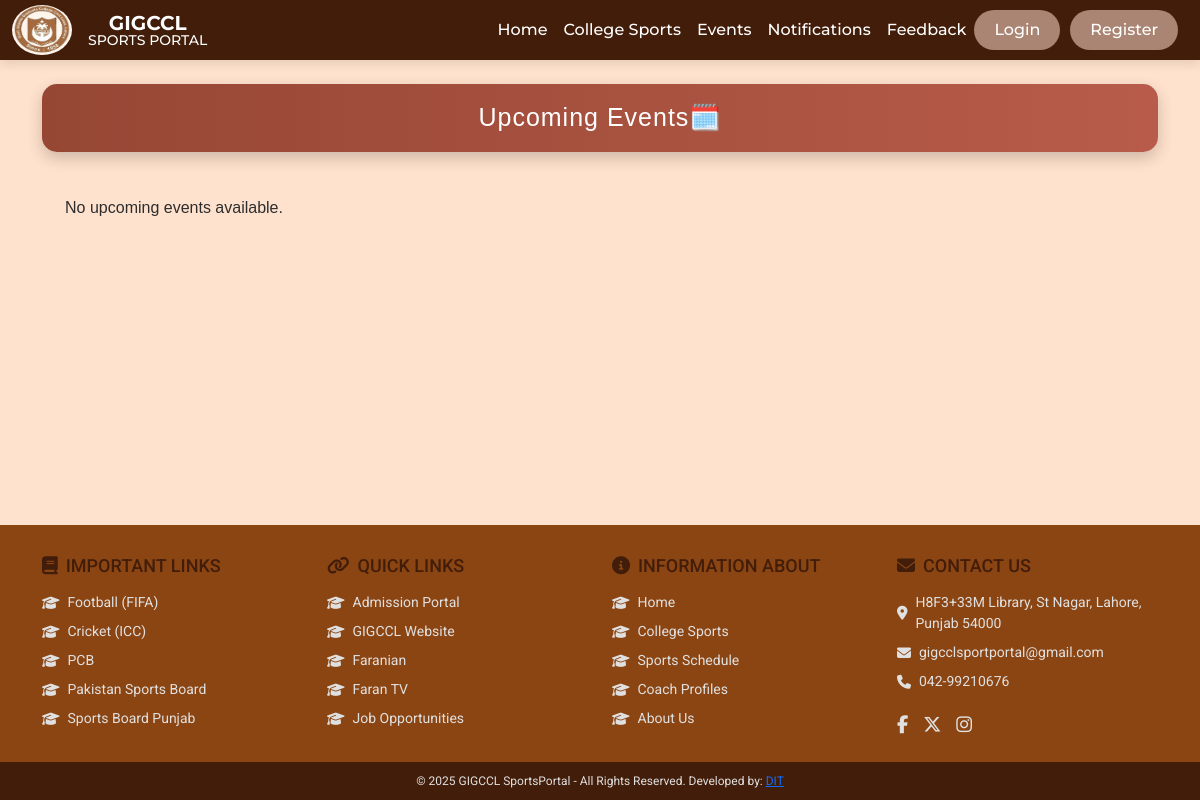
/sports_base/events/?page=2, run on an earlier commit of the app's database.
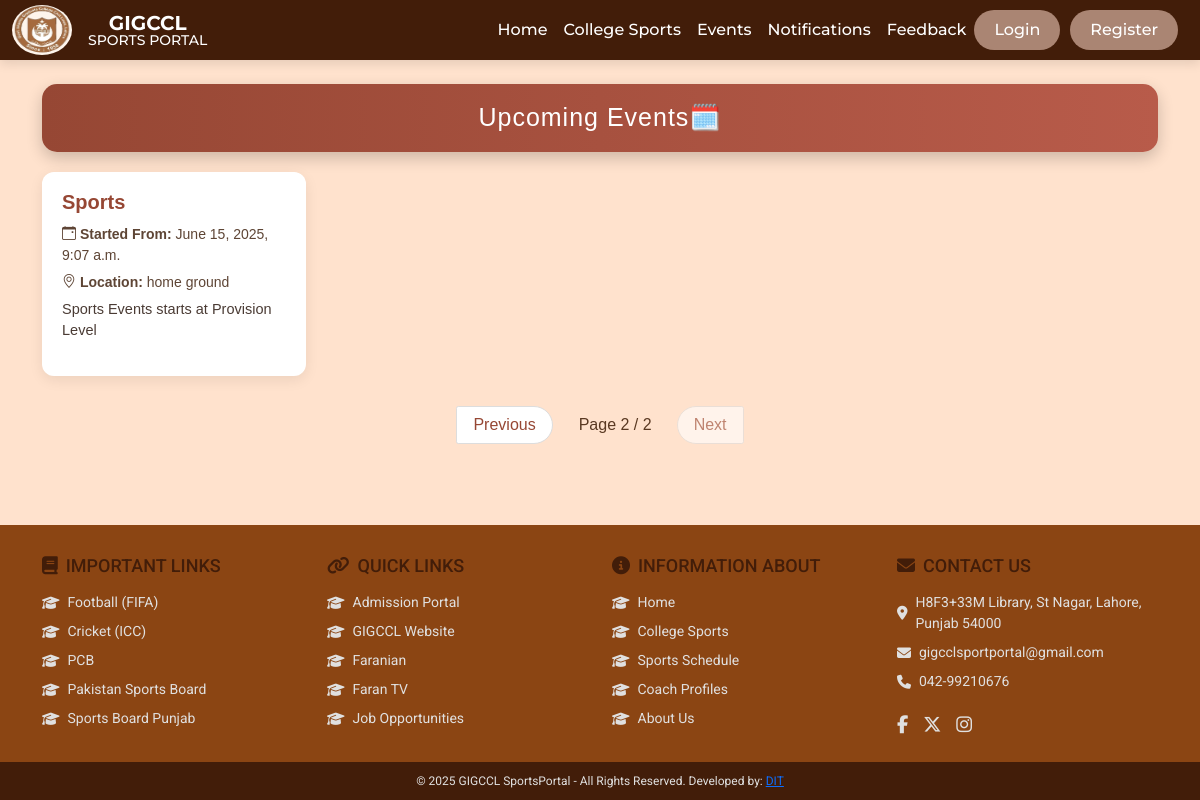
And on a later commit of the database.
### sports_base/models.py (models this page shows, shortened)
class Event(models.Model):
    title = models.CharField(max_length=200)
    date = models.DateTimeField(default=timezone.now)
    location = models.CharField(max_length=255)
    description = models.TextField()

### sports_base/views.py (the view)
# urls.py: path("events/", baseviews.events, name="events"),
def events(request):
    event_list = Event.objects.all().order_by('-date')
    paginator = Paginator(event_list, 12)
    page_number = request.GET.get('page')
    page_obj = paginator.get_page(page_number)
    return render(request, 'sports_base/events.html', {'page_obj': page_obj})

### sports_base/templates/sports_base/events.html (shortened to what this page needs)
{% extends 'base.html' %}
{% load static %}
{% block content %}
<link href="https://cdn.jsdelivr.net/npm/aos@2.3.4/dist/aos.css" rel="stylesheet" />
<div class="container py-4">
  <div class="page-header">Upcoming Events🗓️</div>
  <div class="events-list">
    {% for event in page_obj %}
    <div class="event-card" data-aos="fade-up" data-aos-duration="900">
      <h3 class="event-title">{{ event.title }}</h3>
      <p class="event-meta"><i class="bi bi-calendar-event"></i> <strong>Started From:</strong> {{ event.date }}</p>
      <p class="event-meta"><i class="bi bi-geo-alt"></i> <strong>Location:</strong> {{ event.location }}</p>
      <p class="event-description">{{ event.description }}</p>
    </div>
    {% empty %}
    <p class="text-center mt-4">No upcoming events available.</p>
    {% endfor %}
  </div>
  {% if page_obj.has_other_pages %}
  <div class="pagination-container">
    <nav aria-label="Events Page Navigation">
      <ul class="pagination">
        <li class="page-item {% if not page_obj.has_previous %}disabled{% endif %}">
          <a class="page-link" href="{% if page_obj.has_previous %}?page={{ page_obj.previous_page_number }}{% else %}#{% endif %}">Previous</a>
        </li>
        <li class="page-indicator">
          Page {{ page_obj.number }} / {{ page_obj.paginator.num_pages }}
        </li>
        <li class="page-item {% if not page_obj.has_next %}disabled{% endif %}">
          <a class="page-link" href="{% if page_obj.has_next %}?page={{ page_obj.next_page_number }}{% else %}#{% endif %}">Next</a>
        </li>
      </ul>
    </nav>
  </div>
  {% endif %}
</div>
{% endblock content %}

### static_pages/templates/base.html (shortened to what this page needs)
{% load static %}
<!DOCTYPE html>
<html lang="en">
<head>
    {% load pwa %}
    <link href="https://cdn.jsdelivr.net/npm/bootstrap@5.3.0/dist/css/bootstrap.min.css" rel="stylesheet">
    <link rel="stylesheet" href="https://cdn.jsdelivr.net/npm/bootstrap-icons@1.11.3/font/bootstrap-icons.min.css">
    <link rel="stylesheet" href="https://cdnjs.cloudflare.com/ajax/libs/font-awesome/6.5.0/css/all.min.css">
</head>
<body>
    <header>
        <nav class="navbar navbar-expand-lg">
            <div class="container-fluid">
                {% if user.is_authenticated %}
                    {% if user.is_player %}
                        <a class="navbar-brand" href="{% url 'Sports_Users:player_dashboard' %}">
                            <img src="{% static 'media/GICCL logo.png' %}" alt="Logo" id="Logo">
                        </a>
                    {% elif user.is_coach %}
                        <a class="navbar-brand" href="{% url 'Sports_Users:player_dashboard' %}">
                            <img src="{% static 'media/GICCL logo.png' %}" alt="Logo" id="Logo">
                        </a>
                    {% else %}
                        <a class="navbar-brand" href="{% url 'static_pages:home' %}">
                            <img src="{% static 'media/GICCL logo.png' %}" alt="Logo" id="Logo">
                        </a>
                    {% endif %}
                {% else %}
                    <a class="navbar-brand" href="{% url 'static_pages:home' %}">
                        <img src="{% static 'media/GICCL logo.png' %}" alt="Logo" id="Logo">
                    </a>
                {% endif %}
                <div class="title-container">
                    <div class="title-wrapper">
                        <span class="title">GIGCCL</span>
                        <span class="subtitle">SPORTS PORTAL</span>
                    </div>
                </div>
                <div class="collapse navbar-collapse justify-content-end" id="navbarNav">
                    <ul class="navbar-nav">
                        <li class="nav-item"><a class="nav-link" href="{% url 'static_pages:home' %}">Home</a></li>
                        <li class="nav-item"><a class="nav-link" href="{% url 'sports_base:sports' %}">College Sports</a></li>
                        <li class="nav-item"><a class="nav-link" href="{% url 'sports_base:events' %}">Events</a></li>
                        <li class="nav-item"><a class="nav-link" href="{% url 'sports_base:notification_list' %}">Notifications</a></li>
                        <li class="nav-item"><a class="nav-link" href="{% url 'sports_base:feedback' %}">Feedback</a></li>
                        <li class="nav-item">
                            {% if user.is_authenticated %}
                                <div class="dropdown">
                                    <div class="profile-container" data-bs-toggle="dropdown" aria-expanded="false">
                                        <span>{{ user.username }}</span>
                                        {% if user.profile_picture %}
                                            <img src="{{ user.profile_picture.url }}" alt="Profile" class="profile-pic">
                                        {% else %}
                                            <i class="fas fa-user-circle profile-icon"></i>
                                        {% endif %}
                                    </div>
                                    <ul class="dropdown-menu dropdown-menu-end">
                                        <li><a class="dropdown-item" href="{% url 'Sports_Users:profile_view' %}"><i class="fas fa-user"></i> My Profile</a></li>
                                        <li><a class="dropdown-item" href="{% url 'Sports_Users:change_password' %}"><i class="fas fa-key"></i> Change Password</a></li>
                                        <li><a class="dropdown-item" href="{% url 'Sports_Users:player_logout' %}"><i class="fas fa-sign-out-alt"></i> Logout</a></li>
                                    </ul>
                                </div>
                            {% else %}
                                <button class="btn login-btn" onclick="window.location.href='{% url 'Sports_Users:player_login' %}'">Login</button>
                            {% endif %}
                        </li>
                        <li class="nav-item">
                            {% if not user.is_authenticated %}
                                <button class="btn login-btn" onclick="window.location.href='{% url 'Sports_Users:player_register' %}'">Register</button>
                            {% endif %}
                        </li>
                    </ul>
                </div>
            </div>
        </nav>
    </header>
    <main class="container-fluid mt-0 p-0">
        {% block content %}
        {% endblock %}
    </main>
    <footer>
        <div class="container">
            <div class="row">
                <div class="col-md-3 footer-column">
                    <h3><i class="fas fa-book"></i> IMPORTANT LINKS</h3>
                    <a href="https://www.fifa.com" target="_blank"><i class="fas fa-graduation-cap"></i> Football (FIFA)</a>
                    <a href="https://www.icc-cricket.com" target="_blank"><i class="fas fa-graduation-cap"></i> Cricket (ICC)</a>
                    <a href="https://www.pcb.com.pk/" target="_blank"><i class="fas fa-graduation-cap"></i> PCB</a>
                    <a href="https://www.sports.gov.pk" target="_blank"><i class="fas fa-graduation-cap"></i> Pakistan Sports Board</a>
                    <a href="https://sportsboard.punjab.gov.pk" target="_blank"><i class="fas fa-graduation-cap"></i> Sports Board Punjab</a>
                </div>
                <div class="col-md-3 footer-column">
                    <h3><i class="fas fa-link"></i> QUICK LINKS</h3>
                    <a href="https://applyonline.giccl.edu.pk/" target="_blank"><i class="fas fa-graduation-cap"></i> Admission Portal</a>
                    <a href="https://gigccl.edu.pk" target="_blank"><i class="fas fa-graduation-cap"></i> GIGCCL Website</a>
                    <a href="https://faranian.gigccl.edu.pk" target="_blank"><i class="fas fa-graduation-cap"></i> Faranian</a>
                    <a href="https://farantv.gigccl.edu.pk" target="_blank"><i class="fas fa-graduation-cap"></i> Faran TV</a>
                    <a href="https://farantv.gigccl.edu.pk" target="_blank"><i class="fas fa-graduation-cap"></i> Job Opportunities</a>
                </div>
                <div class="col-md-3 footer-column">
                    <h3><i class="fas fa-info-circle"></i> INFORMATION ABOUT</h3>
                    <a href="{% url 'static_pages:home' %}"><i class="fas fa-graduation-cap"></i> Home</a>
                    <a href="{% url 'sports_base:sports' %}"><i class="fas fa-graduation-cap"></i> College Sports</a>
                    <a href="{% url 'sports_base:sports_schedules' %}"><i class="fas fa-graduation-cap"></i> Sports Schedule</a>
                    <a href="{% url 'sports_base:coach_profile' %}"><i class="fas fa-graduation-cap"></i> Coach Profiles</a>
                    <a href="{% url 'static_pages:aboutus' %}"><i class="fas fa-graduation-cap"></i> About Us</a>
                </div>
                <div class="col-md-3 footer-column">
                    <h3><i class="fas fa-envelope"></i> CONTACT US</h3>
                    <a href="https://surli.cc/jvbmtb" target="_blank"><i class="fas fa-map-marker-alt"></i> H8F3+33M Library, St Nagar, Lahore, Punjab 54000</a>
                    <a href="mailto:gigcclportportal@gnail.com"><i class="fas fa-envelope"></i> gigcclsportportal@gmail.com</a>
                    <p><i class="fas fa-phone"></i>042-99210676</p>
                    <div class="social-icons mt-3">
                        <a href="https://facebook.com" target="_blank"><i class="fab fa-facebook-f"></i></a>
                        <a href="https://twitter.com" target="_blank"><i class="fab fa-x-twitter"></i></a>
                        <a href="https://instagram.com" target="_blank"><i class="fab fa-instagram"></i></a>
                    </div>
                </div>
            </div>
        </div>
        <div class="copyright">
            <p>© 2025 GIGCCL SportsPortal - All Rights Reserved. Developed by: <a href="{% url 'static_pages:dev_profile' %}">DIT</a></p>
        </div>
    </footer>
</body>
</html>

What changed in the data, as far as the page shows it:
added Event: title "Sports", date "June 15, 2025, 9:07 a.m.", location "home ground", description "Sports Events starts at Provision Level"
Also different on the page:
{{ page_obj.number }}: (not shown) → "2"
{{ page_obj.paginator.num_pages }}: (not shown) → "2"
text no longer shown: "No upcoming events available."
text now shown: "Previous Page / Next"
